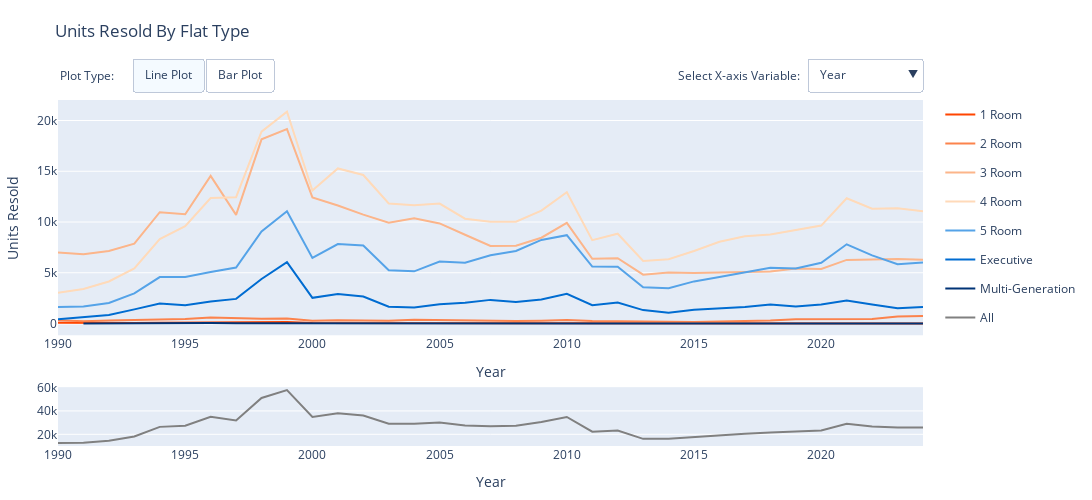

The notebook cell this image was saved under:
### Markdown cell above
### Units Resold
Explorations of the number of units resold

### Code cell
catplots(df_p, x_vars, 'flat_type', 'Units Resold By Flat Type', 'count')
